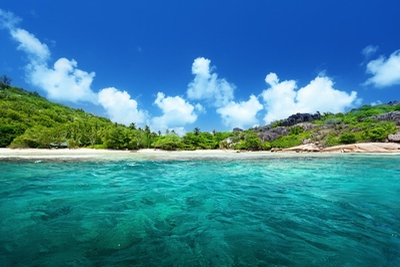
#> input picture Operações com Imagens/praia.png, 400 x 267 px
$ jupyter execute Converter_Imagem_Para_Tons_de_Cinza.ipynb
#> lines starting #> are read from the running program, lines starting #| are printed output that depends on the picture
[cell 1]
#Abrir uma imagem chama "praia.png"
#Converter a imagem para tons de cinza
#Guardar a imagem em tons de cinza

[cell 2]
import cv2

#Abrir a imagem
caminho_imagem = "praia.png"
imagem = cv2.imread(caminho_imagem)
#> imagem is the input picture: shape (267, 400, 3); mean B, G, R 153.7, 129, 56.8

#Converter para tons de Cinza
imagem_convertida = cv2.cvtColor(imagem, cv2.COLOR_BGR2GRAY)
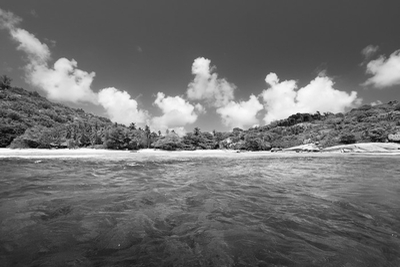
#> imagem_convertida: shape (267, 400); min 0, max 255, mean 110.2

#Guardar a Imagem
caminho_saida = caminho_imagem.replace(".png", "_cinza.png")
cv2.imwrite(caminho_saida, imagem_convertida)
#> Out = True

[cell 3]
import cv2

#Abrir a imagem
caminho_imagem = "praia.png"
imagem_convertida = cv2.imread(caminho_imagem, cv2.IMREAD_GRAYSCALE)
#> imagem_convertida: shape (267, 400); min 0, max 255, mean 120.9

#Guardar a Imagem
caminho_saida = caminho_imagem.replace(".png", "_cinza2.png")
cv2.imwrite(caminho_saida, imagem_convertida)
#> Out = True
